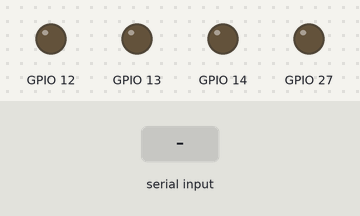
Bench run of a sketch on a simulated ESP32. On the bench: output pins drawn as LEDs (lit = HIGH). The inputs (shaded band) are chosen by the test bench.

Above: at 2.8 s.
2.9 s: "1" received over Serial
At 4.0 s:
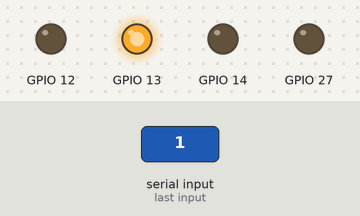
4.5 s: "2" received over Serial
At 5.5 s:
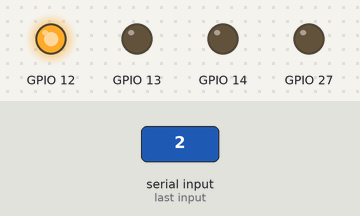
6.5 s: "4" received over Serial
At 8.2 s:
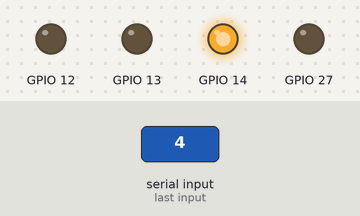
8.5 s: "6" received over Serial
At 9.8 s:
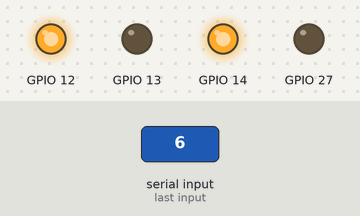
10.5 s: "7" received over Serial
At 11.3 s:
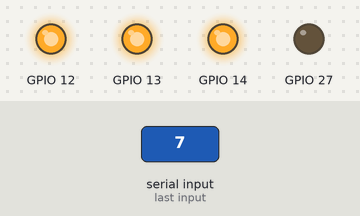
12.5 s: "8" received over Serial
At 14.0 s:
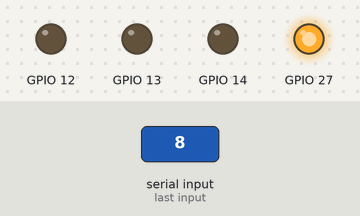
Timing chart, 0 to 15.5 s (numbered marks = the images above; inputs shaded):
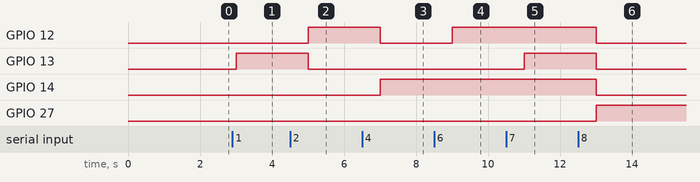

The sketch:

LED_BLINK_NY_SENDING_BINARY_NUMBER.ino
```cpp
void setup(){

  pinMode(13,OUTPUT);
  pinMode(12,OUTPUT);
  pinMode(14,OUTPUT);
  pinMode(27,OUTPUT);
  Serial.begin(9600);
}
void loop(){

  if(Serial.available()>0){
    char state=Serial.read();
    if(state=='0')
    digitalWrite(23,LOW);
    else if(state=='1')
    {
  digitalWrite(13,HIGH);
  digitalWrite(12,LOW);
  digitalWrite(27,LOW);
  digitalWrite(14,LOW);
  }
  else if(state=='2')
  {
    digitalWrite(12,HIGH);
  digitalWrite(13,LOW);
  digitalWrite(27,LOW);
  digitalWrite(14,LOW);
  }
  else if(state=='3')
  {
  digitalWrite(13,HIGH);
  digitalWrite(12,LOW);
  digitalWrite(27,LOW);
  digitalWrite(14,LOW);
  }
  else if(state=='4')
  {
    digitalWrite(14,HIGH);
  digitalWrite(13,LOW);
  digitalWrite(12,LOW);
  digitalWrite(27,LOW);
  }
  else if(state=='5')
  {
    digitalWrite(14,HIGH);
  digitalWrite(13,LOW);
  digitalWrite(12,LOW);
  digitalWrite(27,LOW);
  }
  else if(state=='6')
  {
    digitalWrite(14,HIGH);
  digitalWrite(12,HIGH);
  digitalWrite(27,LOW);
  digitalWrite(13,LOW);
  }
  else if(state=='7')
  {
  digitalWrite(14,HIGH);
  digitalWrite(13,HIGH);
  digitalWrite(12,HIGH);
  digitalWrite(27,LOW);
  }
  else if(state=='8')
  {
    digitalWrite(27,HIGH);
  digitalWrite(14,LOW);
  digitalWrite(13,LOW);
  digitalWrite(12,LOW);
  }
  else if(state=='9')
  {
  digitalWrite(27,HIGH);
  digitalWrite(13,HIGH);
  digitalWrite(14,LOW);
  digitalWrite(12,LOW);
  }
  }
  delay(1000);
  }
```

Measured:
- after the input at 2.9 s, GPIO 13: LOW → HIGH after 0.10 s
- after the input at 4.5 s, GPIO 12: LOW → HIGH after 0.50 s; GPIO 13: HIGH → LOW after 0.50 s
- after the input at 6.5 s, GPIO 12: HIGH → LOW after 0.50 s; GPIO 14: LOW → HIGH after 0.50 s
- after the input at 8.5 s, GPIO 12: LOW → HIGH after 0.50 s
- after the input at 10.5 s, GPIO 13: LOW → HIGH after 0.50 s
- after the input at 12.5 s, GPIO 12–14: HIGH → LOW after 0.50 s; GPIO 27: LOW → HIGH after 0.50 s
